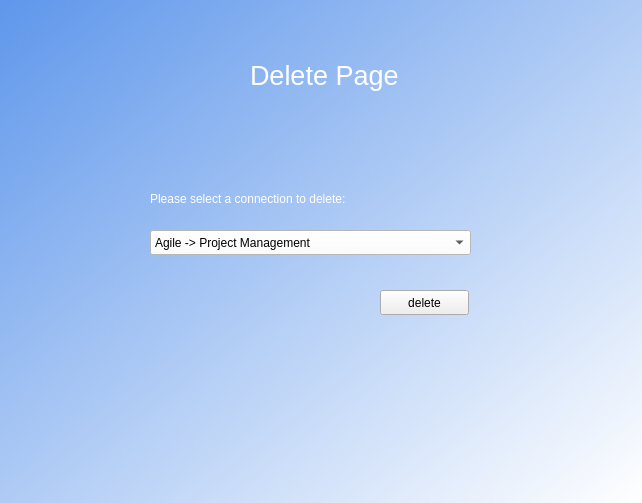
<?xml version="1.0" encoding="UTF-8"?>
<ui version="4.0">
 <class>MainWindow</class>
 <widget class="QMainWindow" name="MainWindow">
  <property name="geometry">
   <rect>
    <x>0</x>
    <y>0</y>
    <width>642</width>
    <height>503</height>
   </rect>
  </property>
  <property name="windowTitle">
   <string>MainWindow</string>
  </property>
  <property name="styleSheet">
   <string notr="true">background-color: qlineargradient(spread:pad, x1:0, y1:0, x2:1, y2:1, stop:0 rgba(95, 151, 235, 255), stop:1 rgba(255, 255, 255, 255));</string>
  </property>
  <widget class="QWidget" name="centralwidget">
   <widget class="QLabel" name="TitleLabel">
    <property name="geometry">
     <rect>
      <x>250</x>
      <y>50</y>
      <width>151</width>
      <height>50</height>
     </rect>
    </property>
    <property name="font">
     <font>
      <family>Arial</family>
      <pointsize>20</pointsize>
     </font>
    </property>
    <property name="styleSheet">
     <string notr="true">color: rgb(255, 255, 255);
background-color: transparent;</string>
    </property>
    <property name="text">
     <string>Delete Page</string>
    </property>
   </widget>
   <widget class="QLabel" name="label">
    <property name="geometry">
     <rect>
      <x>150</x>
      <y>190</y>
      <width>321</width>
      <height>17</height>
     </rect>
    </property>
    <property name="styleSheet">
     <string notr="true">background-color: transparent;
font: 14pt &quot;Ubuntu&quot;;
color: white
</string>
    </property>
    <property name="text">
     <string>Please select a connection to delete:</string>
    </property>
   </widget>
   <widget class="QComboBox" name="comboBox">
    <property name="geometry">
     <rect>
      <x>150</x>
      <y>230</y>
      <width>321</width>
      <height>25</height>
     </rect>
    </property>
    <property name="styleSheet">
     <string notr="true">background-color: white;
color: black</string>
    </property>
    <item>
     <property name="text">
      <string>Agile -&gt; Project Management</string>
     </property>
    </item>
    <item>
     <property name="text">
      <string>Agile -&gt; Product Development</string>
     </property>
    </item>
    <item>
     <property name="text">
      <string>Product Development -&gt; Product Management</string>
     </property>
    </item>
   </widget>
   <widget class="QPushButton" name="deleteButton">
    <property name="geometry">
     <rect>
      <x>380</x>
      <y>290</y>
      <width>89</width>
      <height>25</height>
     </rect>
    </property>
    <property name="styleSheet">
     <string notr="true">background-color: light grey</string>
    </property>
    <property name="text">
     <string>delete</string>
    </property>
   </widget>
  </widget>
 </widget>
 <resources/>
 <connections/>
</ui>
